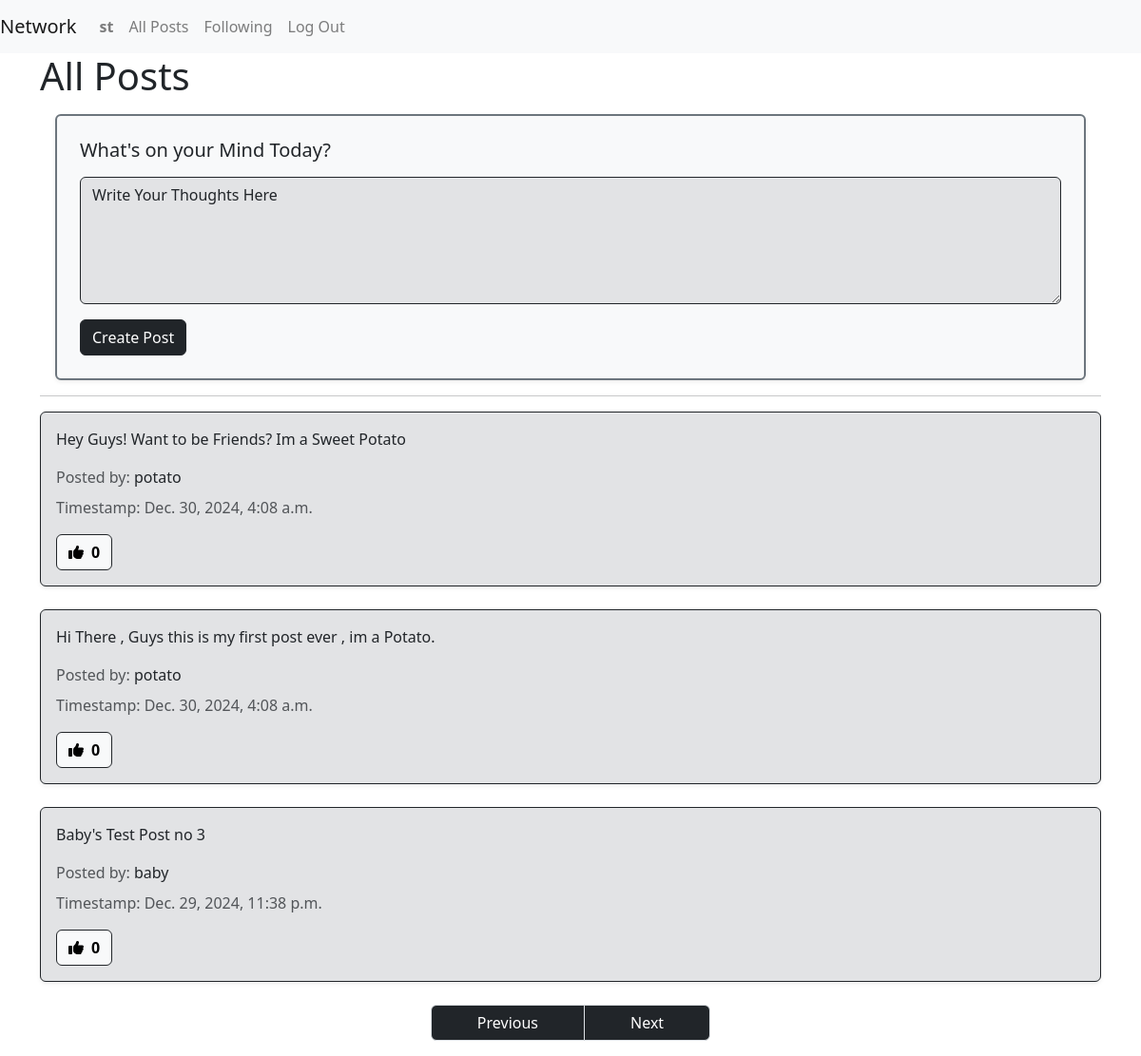
/?page=2 (signed in), run on the app's committed database.
### network/models.py (models this page shows, shortened)
class User(AbstractUser):
    pass

class Post(models.Model):
    user = models.ForeignKey(User, on_delete=models.CASCADE , related_name="author")
    content = models.TextField()
    timestamp = models.DateTimeField(auto_now_add=True)

### network/views.py (the view)
# urls.py: path("", views.index, name="index"),
def index(request):
    allPosts = Post.objects.all().order_by("id").reverse()
    pag = Paginator(allPosts, 3)
    page_number = request.GET.get('page')
    try:
        posts = pag.get_page(page_number)
    except PageNotAnInteger:
        posts = pag.get_page(1)
    except EmptyPage:
        posts = pag.get_page(pag.num_pages)
    return render(request, "network/index.html" , {
        'posts' : allPosts,
        'page_posts' : posts
    })

### network/templates/network/index.html (shortened to what this page needs)
{% extends "network/layout.html" %} {% block body %}
<div class="container">
  <h1 class="display-6">All Posts</h1>
  {% if user.is_authenticated %}
  <div class="shadow-sm border-2 bg-light text-dark border border-secondary rounded-2 p-4 m-3">
    <h5 class="mb-3">What's on your Mind Today?</h5>
    <form action="{% url 'newPost' %}" method="post">
      <div class="mb-3">
        <textarea type="text" rows="5" class="border border-1 border-dark rounded-2 bg-secondary-subtle form-control"
          name="content" placeholder="">
Write Your Thoughts Here</textarea>
      </div>
      <button type="submit" class="btn-dark btn ms-auto">Create Post</button>
    </form>
  </div>
  {% endif %}
  <hr />
  {% for p in page_posts %}
  <div class="mb-4" key="{index}">
    <div class="card bg-secondary-subtle text-dark border-dark rounded-2 shadow-sm">
      <div class="card-body position-relative">
        <p class="card-text fw-medium">{{p.content}}</p>
        <p class="text-muted mb-2">
          Posted by:
          <a class="text-decoration-none fw-medium text-dark" href="{% url 'profile' uid=p.user.id %}"> {{p.user}} </a>
        </p>
        <p class="text-muted">Timestamp: {{p.timestamp}}</p>
        <div class="d-flex align-items-center gap-3">
          <button type="button" id="likeButton{{p.id}}" class="btn btn-light border-dark rounded-2 d-flex align-items-center gap-2"
                  onclick="toggleLike({{p.id}})">
            <i class="fas fa-thumbs-up"></i>
            <span id="likeCount{{p.id}}" class="fw-bold">{{p.likes.count}}</span>
          </button>
        </div>
      </div>
    </div>
  </div>
  {% endfor %}
  <div class="d-flex justify-content-center">
    <nav aria-label="Page navigation">
      <ul class="pagination">
        {% if page_posts.has_previous %}
        <li class="page-item">
          <a class="p-2 px-5 page-link bg-dark text-white"
            href="?page={{ page_posts.previous_page_number }}">Previous</a>
        </li>
        {% endif %} {% if page_posts.has_next %}
        <li class="page-item">
          <a class="p-2 px-5 page-link bg-dark text-white" href="?page={{ page_posts.next_page_number }}">Next</a>
        </li>
        {% endif %}
      </ul>
    </nav>
  </div>
</div>
{% endblock %}

### network/templates/network/layout.html (shortened to what this page needs)
{% load static %}
<!DOCTYPE html>
<html lang="en">
<head>
    <link rel="stylesheet" href="https://stackpath.bootstrapcdn.com/bootstrap/4.4.1/css/bootstrap.min.css"
>
    <link href="{% static 'network/styles.css' %}" rel="stylesheet">
    <link rel="stylesheet" href="https://cdn.jsdelivr.net/npm/bootstrap@5.3.3/dist/css/bootstrap.min.css"
>
    <link rel="stylesheet" href="https://cdnjs.cloudflare.com/ajax/libs/font-awesome/6.7.2/css/all.min.css"
 />
</head>
<body>
    <nav class="navbar navbar-expand-lg navbar-light bg-light">
        <a class="navbar-brand" href="{% url 'index' %}">Network</a>
        <div>
            <ul class="navbar-nav mr-auto">
                {% if user.is_authenticated %}
                <li class="nav-item">
                    <a class="nav-link" href="{% url 'profile' uid=user.id %}"><strong>{{ user.username }}</strong></a>
                </li>
                {% endif %}
                <li class="nav-item">
                    <a class="nav-link" href="{% url 'index' %}">All Posts</a>
                </li>
                {% if user.is_authenticated %}
                <li class="nav-item">
                    <a class="nav-link" href="#">Following</a>
                </li>
                <li class="nav-item">
                    <a class="nav-link" href="{% url 'logout' %}">Log Out</a>
                </li>
                {% endif %}
            </ul>
        </div>
    </nav>
    <div class="body">
        {% block body %}
        {% endblock %}
    </div>
</body>
</html>

### data on the page
User: username "st"
Post: content "Hey Guys! Want to be Friends? Im a Sweet Potato", user "potato", timestamp "Dec. 30, 2024, 4:08 a.m.", likes.count "0"
Post: content "Hi There , Guys this is my first post ever , im a Potato.", user "potato", timestamp "Dec. 30, 2024, 4:08 a.m.", likes.count "0"
Post: content "Baby's Test Post no 3", user "baby", timestamp "Dec. 29, 2024, 11:38 p.m.", likes.count "0"
